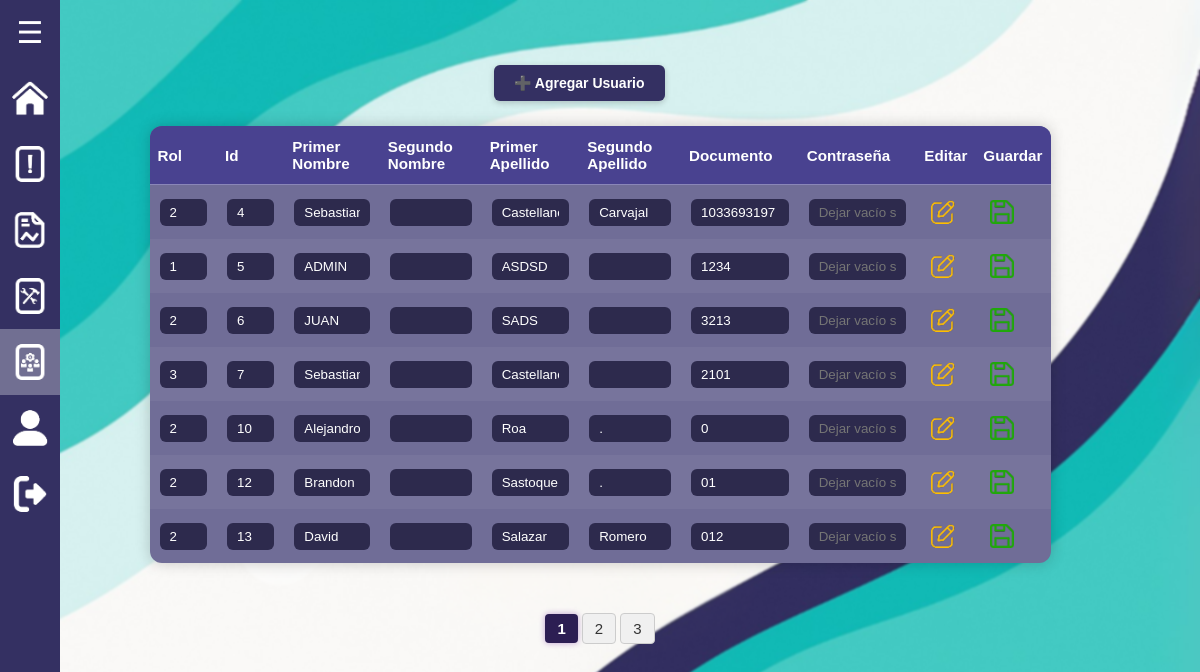
Before: /roles/administrador_reportes/gestionar_usuarios.php (signed in) with the older database file.
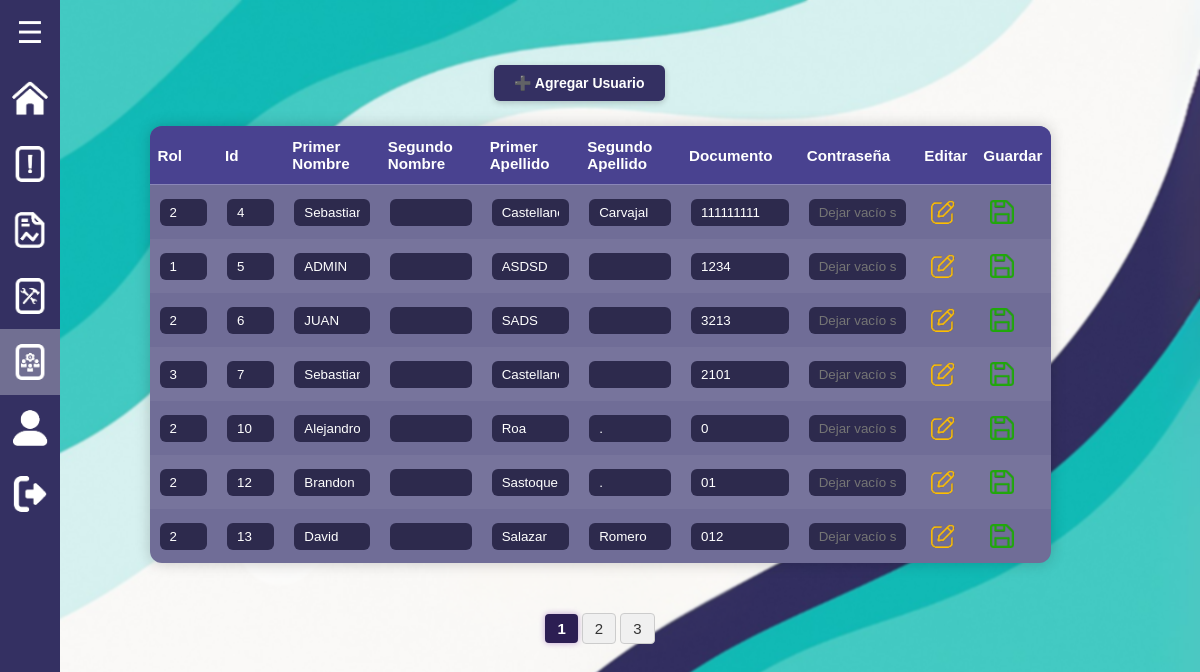
After: the same page with the newer database file.
### tables this page shows
CREATE TABLE `usuarios` (
  `id` int(11) NOT NULL,
  `primer_nombre` varchar(255) NOT NULL,
  `segundo_nombre` varchar(255) DEFAULT NULL,
  `primer_apellido` varchar(255) NOT NULL,
  `segundo_apellido` varchar(255) NOT NULL,
  `numero_documento` varchar(255) NOT NULL,
  `contrasenia` varchar(255) NOT NULL,
  `rol` int(11) NOT NULL
);

### roles/administrador_reportes/gestionar_usuarios.php (the view, shortened to what this page needs)
<?php
include '../../php/conexion_be.php';
$buscar = isset($_GET['buscar']) ? $_GET['buscar'] : '';
$usuariosPorPagina = 7;
$paginaActual = isset($_GET['pagina']) ? (int)$_GET['pagina'] : 1;
$inicio = ($paginaActual - 1) * $usuariosPorPagina;
$countSql = "SELECT COUNT(*) as total FROM usuarios";
$countResult = mysqli_query($conexion, $countSql);
$totalUsuarios = mysqli_fetch_assoc($countResult)['total'];
$totalPaginas = ceil($totalUsuarios / $usuariosPorPagina);
$sql = "SELECT * FROM usuarios";
$sql .= " LIMIT $inicio, $usuariosPorPagina";
$result = mysqli_query($conexion, $sql);
?>
<!DOCTYPE html>
<html lang="es">
    <head>
        <link rel="stylesheet" href="../../css/usuarios_admin.css">
        <link rel="stylesheet" href="../../css/estilos.css">
    </head>
<body>
<?php include '../../menu_lateral/menu2.php'; ?>
<div class="contenedor-usuarios">
  <div class="encabezado-usuarios">
    <button id="abrir-modal" class="agregar-usuario">➕ Agregar Usuario</button>
  </div>
  <table>
    <thead>
      <tr>
        <th>Rol</th>
        <th>Id</th>
        <th>Primer Nombre</th>
        <th>Segundo Nombre</th>
        <th>Primer Apellido</th>
        <th>Segundo Apellido</th>
        <th>Documento</th>
        <th>Contraseña</th>
        <th>Editar</th>
        <th>Guardar</th>
      </tr>
    </thead>
    <tbody>
      <?php while ($mostrar = mysqli_fetch_array($result)) { ?>
      <tr id="fila-<?php echo $mostrar['id']; ?>">
        <form method="POST" action="">
          <td><input type="text" name="rol" value="<?php echo $mostrar['rol']; ?>" disabled></td>
          <td><input type="text" name="id" value="<?php echo $mostrar['id']; ?>" readonly disabled></td>
          <td><input type="text" name="primer_nombre" value="<?php echo $mostrar['primer_nombre']; ?>" disabled></td>
          <td><input type="text" name="segundo_nombre" value="<?php echo $mostrar['segundo_nombre']; ?>" disabled></td>
          <td><input type="text" name="primer_apellido" value="<?php echo $mostrar['primer_apellido']; ?>" disabled></td>
          <td><input type="text" name="segundo_apellido" value="<?php echo $mostrar['segundo_apellido']; ?>" disabled></td>
          <td><input type="text" name="numero_documento" value="<?php echo $mostrar['numero_documento']; ?>" disabled></td>
          <td><input type="password" name="contrasenia" placeholder="Dejar vacío si no se cambia" disabled></td>
          <td><button type="button" onclick="habilitarEdicion(<?php echo $mostrar['id']; ?>)"><img src="images/1.png" alt="Editar"></button></td>
          <td>
            <button id="guardar-<?php echo $mostrar['id']; ?>" type="submit" name="btnGuardar" value="<?php echo $mostrar['id']; ?>" disabled>
              <img src="images/3.png" alt="Guardar">
            </button>
          </td>
        </form>
      </tr>
      <?php } ?>
    </tbody>
  </table>
  <div class="paginacion">
    <?php
    $maxEnlaces = 10;
    $bloque = ceil($paginaActual / $maxEnlaces);
    $inicioBloque = ($bloque - 1) * $maxEnlaces + 1;
    $finBloque = min($inicioBloque + $maxEnlaces - 1, $totalPaginas);
    for ($i = $inicioBloque; $i <= $finBloque; $i++) {
        $clase = ($i == $paginaActual) ? 'pagina-actual' : '';
        echo '<a href="?pagina=' . $i . ($buscar ? '&buscar=' . urlencode($buscar) : '') . '" class="' . $clase . '">' . $i . '</a>';
    }
    ?>
  </div>
</div>
</body>
</html>

Changed rows visible on the page:
changed usuarios "Castellanos": numero_documento "1033693197" → "111111111"
